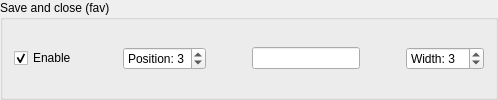
             <widget class="QGroupBox" name="groupButtonSaveNQuitFav">
              <property name="toolTip">
               <string>Save file to favourite path and close the viewer window</string>
              </property>
              <property name="title">
               <string>Save and close (fav)</string>
              </property>
              <layout class="QHBoxLayout" name="horizontalLayout_12">
               <item>
                <widget class="QCheckBox" name="checkButtonSaveNQuitFav">
                 <property name="sizePolicy">
                  <sizepolicy hsizetype="Maximum" vsizetype="Fixed">
                   <horstretch>0</horstretch>
                   <verstretch>0</verstretch>
                  </sizepolicy>
                 </property>
                 <property name="toolTip">
                  <string>Partial checks are stored in collapsable drawer</string>
                 </property>
                 <property name="text">
                  <string>Enable</string>
                 </property>
                 <property name="checked">
                  <bool>true</bool>
                 </property>
                 <property name="tristate">
                  <bool>true</bool>
                 </property>
                </widget>
               </item>
               <item>
                <spacer name="horizontalSpacer_10">
                 <property name="orientation">
                  <enum>Qt::Orientation::Horizontal</enum>
                 </property>
                 <property name="sizeHint" stdset="0">
                  <size>
                   <width>40</width>
                   <height>20</height>
                  </size>
                 </property>
                </spacer>
               </item>
               <item>
                <widget class="QSpinBox" name="spinButtonSaveNQuitFavPosition">
                 <property name="sizePolicy">
                  <sizepolicy hsizetype="Preferred" vsizetype="Fixed">
                   <horstretch>0</horstretch>
                   <verstretch>0</verstretch>
                  </sizepolicy>
                 </property>
                 <property name="toolTip">
                  <string>Ascending from left to right</string>
                 </property>
                 <property name="correctionMode">
                  <enum>QAbstractSpinBox::CorrectionMode::CorrectToNearestValue</enum>
                 </property>
                 <property name="suffix">
                  <string/>
                 </property>
                 <property name="prefix">
                  <string>Position: </string>
                 </property>
                 <property name="maximum">
                  <number>9</number>
                 </property>
                 <property name="value">
                  <number>3</number>
                 </property>
                </widget>
               </item>
               <item>
                <spacer name="horizontalSpacer_19">
                 <property name="orientation">
                  <enum>Qt::Orientation::Horizontal</enum>
                 </property>
                 <property name="sizeHint" stdset="0">
                  <size>
                   <width>40</width>
                   <height>20</height>
                  </size>
                 </property>
                </spacer>
               </item>
               <item>
                <widget class="QLineEdit" name="lineButtonSaveNQuitFav">
                 <property name="sizePolicy">
                  <sizepolicy hsizetype="Preferred" vsizetype="Fixed">
                   <horstretch>0</horstretch>
                   <verstretch>0</verstretch>
                  </sizepolicy>
                 </property>
                 <property name="toolTip">
                  <string>Button display text</string>
                 </property>
                 <property name="text">
                  <string/>
                 </property>
                 <property name="cursorPosition">
                  <number>0</number>
                 </property>
                </widget>
               </item>
               <item>
                <spacer name="horizontalSpacer_29">
                 <property name="orientation">
                  <enum>Qt::Orientation::Horizontal</enum>
                 </property>
                 <property name="sizeHint" stdset="0">
                  <size>
                   <width>40</width>
                   <height>20</height>
                  </size>
                 </property>
                </spacer>
               </item>
               <item>
                <widget class="QSpinBox" name="spinButtonSaveNQuitFavWidth">
                 <property name="toolTip">
                  <string>Smaller numbers make for smaller buttons</string>
                 </property>
                 <property name="prefix">
                  <string>Width: </string>
                 </property>
                 <property name="minimum">
                  <number>1</number>
                 </property>
                 <property name="maximum">
                  <number>10</number>
                 </property>
                 <property name="value">
                  <number>3</number>
                 </property>
                </widget>
               </item>
              </layout>
             </widget>
